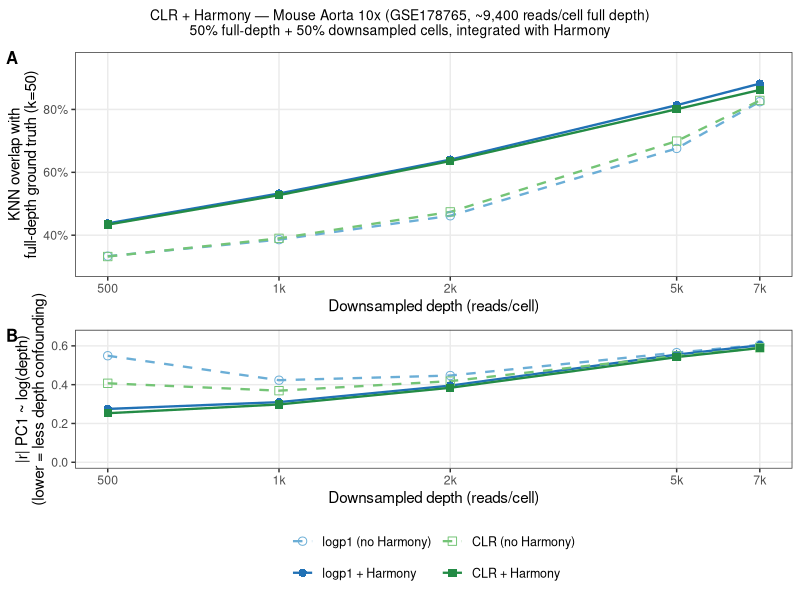
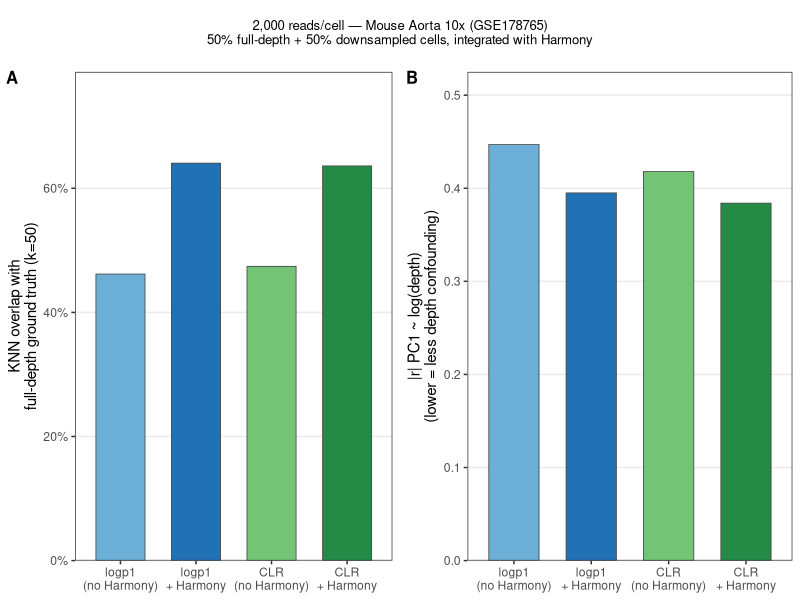

Write the R code that produced these figures, in order.
library(tidyverse)

results <- tribble(
  ~target_depth, ~method,                  ~norm,   ~integration, ~knn_overlap, ~pc1_depth_r,
  500,  "logp1 (no Harmony)",  "logp1", "none",    0.3333, 0.549,
  500,  "logp1 + Harmony",     "logp1", "Harmony", 0.4377, 0.275,
  500,  "CLR (no Harmony)",    "CLR",   "none",    0.3322, 0.407,
  500,  "CLR + Harmony",       "CLR",   "Harmony", 0.4337, 0.253,
  1000, "logp1 (no Harmony)",  "logp1", "none",    0.3859, 0.423,
  1000, "logp1 + Harmony",     "logp1", "Harmony", 0.5327, 0.310,
  1000, "CLR (no Harmony)",    "CLR",   "none",    0.3900, 0.369,
  1000, "CLR + Harmony",       "CLR",   "Harmony", 0.5275, 0.298,
  2000, "logp1 (no Harmony)",  "logp1", "none",    0.4618, 0.447,
  2000, "logp1 + Harmony",     "logp1", "Harmony", 0.6404, 0.395,
  2000, "CLR (no Harmony)",    "CLR",   "none",    0.4741, 0.418,
  2000, "CLR + Harmony",       "CLR",   "Harmony", 0.6360, 0.384,
  5000, "logp1 (no Harmony)",  "logp1", "none",    0.6760, 0.565,
  5000, "logp1 + Harmony",     "logp1", "Harmony", 0.8136, 0.555,
  5000, "CLR (no Harmony)",    "CLR",   "none",    0.6993, 0.548,
  5000, "CLR + Harmony",       "CLR",   "Harmony", 0.8008, 0.542,
  7000, "logp1 (no Harmony)",  "logp1", "none",    0.8246, 0.605,
  7000, "logp1 + Harmony",     "logp1", "Harmony", 0.8822, 0.603,
  7000, "CLR (no Harmony)",    "CLR",   "none",    0.8286, 0.590,
  7000, "CLR + Harmony",       "CLR",   "Harmony", 0.8621, 0.589,
) %>%
  mutate(
    method = factor(method, levels = c("logp1 (no Harmony)", "logp1 + Harmony",
                                        "CLR (no Harmony)",   "CLR + Harmony")),
    pc1_depth_r = abs(pc1_depth_r)
  )

colors <- c(
  "logp1 (no Harmony)" = "#6baed6",
  "logp1 + Harmony"    = "#2171b5",
  "CLR (no Harmony)"   = "#74c476",
  "CLR + Harmony"      = "#238b45"
)
shapes <- c(
  "logp1 (no Harmony)" = 1,
  "logp1 + Harmony"    = 16,
  "CLR (no Harmony)"   = 0,
  "CLR + Harmony"      = 15
)
linetypes <- c(
  "logp1 (no Harmony)" = "dashed",
  "logp1 + Harmony"    = "solid",
  "CLR (no Harmony)"   = "dashed",
  "CLR + Harmony"      = "solid"
)

p_overlap <- ggplot(results, aes(x = target_depth, y = knn_overlap,
                                  color = method, shape = method, linetype = method)) +
  geom_line(linewidth = 0.8) +
  geom_point(size = 2.5) +
  scale_x_log10(breaks = c(500, 1000, 2000, 5000, 7000),
                labels = c("500", "1k", "2k", "5k", "7k")) +
  scale_y_continuous(labels = scales::percent_format(accuracy = 1),
                     limits = c(0.3, 0.95)) +
  scale_color_manual(values = colors) +
  scale_shape_manual(values = shapes) +
  scale_linetype_manual(values = linetypes) +
  labs(x = "Downsampled depth (reads/cell)",
       y = "KNN overlap with\nfull-depth ground truth (k=50)",
       color = NULL, shape = NULL, linetype = NULL) +
  theme_bw(base_size = 11) +
  theme(legend.position = "none",
        panel.grid.minor = element_blank())

p_confound <- ggplot(results, aes(x = target_depth, y = pc1_depth_r,
                                   color = method, shape = method, linetype = method)) +
  geom_line(linewidth = 0.8) +
  geom_point(size = 2.5) +
  scale_x_log10(breaks = c(500, 1000, 2000, 5000, 7000),
                labels = c("500", "1k", "2k", "5k", "7k")) +
  scale_y_continuous(limits = c(0, 0.65),
                     labels = scales::number_format(accuracy = 0.1)) +
  scale_color_manual(values = colors) +
  scale_shape_manual(values = shapes) +
  scale_linetype_manual(values = linetypes) +
  labs(x = "Downsampled depth (reads/cell)",
       y = "|r| PC1 ~ log(depth)\n(lower = less depth confounding)",
       color = NULL, shape = NULL, linetype = NULL) +
  theme_bw(base_size = 11) +
  theme(legend.position = "bottom",
        legend.text = element_text(size = 9),
        panel.grid.minor = element_blank()) +
  guides(color = guide_legend(nrow = 2))

p_combined <- cowplot::plot_grid(
  p_overlap, p_confound,
  nrow = 2, align = "v", axis = "lr",
  labels = c("A", "B"), label_size = 12
)

title <- cowplot::ggdraw() +
  cowplot::draw_label(
    "CLR + Harmony — Mouse Aorta 10x (GSE178765, ~9,400 reads/cell full depth)\n50% full-depth + 50% downsampled cells, integrated with Harmony",
    fontface = "plain", size = 10, x = 0.5, hjust = 0.5
  )

final <- cowplot::plot_grid(title, p_combined, ncol = 1, rel_heights = c(0.08, 1))

ggsave("../output/clr_harmony_10x_sweep.pdf", final, width = 4.5, height = 6)
cat("Saved: ../output/clr_harmony_10x_sweep.pdf\n")

# ── 2k barplot ────────────────────────────────────────────────────────────────
dat2k <- results %>% filter(target_depth == 2000) %>%
  mutate(method_lab = factor(
    c("logp1\n(no Harmony)", "logp1\n+ Harmony", "CLR\n(no Harmony)", "CLR\n+ Harmony"),
    levels = c("logp1\n(no Harmony)", "logp1\n+ Harmony", "CLR\n(no Harmony)", "CLR\n+ Harmony")
  ))

colors2 <- setNames(unname(colors), levels(dat2k$method_lab))

p_ov2k <- ggplot(dat2k, aes(x = method_lab, y = knn_overlap, fill = method_lab)) +
  geom_col(width = 0.65, color = "grey30", linewidth = 0.3) +
  scale_fill_manual(values = colors2) +
  scale_y_continuous(labels = scales::percent_format(accuracy = 1),
                     limits = c(0, 0.75), expand = expansion(mult = c(0, 0.05))) +
  labs(x = NULL, y = "KNN overlap with\nfull-depth ground truth (k=50)") +
  theme_bw(base_size = 11) +
  theme(legend.position = "none", panel.grid.major.x = element_blank(),
        panel.grid.minor = element_blank())

p_r2k <- ggplot(dat2k, aes(x = method_lab, y = pc1_depth_r, fill = method_lab)) +
  geom_col(width = 0.65, color = "grey30", linewidth = 0.3) +
  scale_fill_manual(values = colors2) +
  scale_y_continuous(limits = c(0, 0.5), expand = expansion(mult = c(0, 0.05)),
                     labels = scales::number_format(accuracy = 0.1)) +
  labs(x = NULL, y = "|r| PC1 ~ log(depth)\n(lower = less depth confounding)") +
  theme_bw(base_size = 11) +
  theme(legend.position = "none", panel.grid.major.x = element_blank(),
        panel.grid.minor = element_blank())

p2k <- cowplot::plot_grid(p_ov2k, p_r2k, nrow = 1, align = "h", axis = "tb",
                           labels = c("A", "B"), label_size = 12)
title2k <- cowplot::ggdraw() +
  cowplot::draw_label(
    "2,000 reads/cell — Mouse Aorta 10x (GSE178765)\n50% full-depth + 50% downsampled cells, integrated with Harmony",
    fontface = "plain", size = 9.5, x = 0.5, hjust = 0.5
  )
final2k <- cowplot::plot_grid(title2k, p2k, ncol = 1, rel_heights = c(0.12, 1))
ggsave("../output/clr_harmony_10x_2k.pdf", final2k, width = 6, height = 3.8)
cat("Saved: ../output/clr_harmony_10x_2k.pdf\n")
